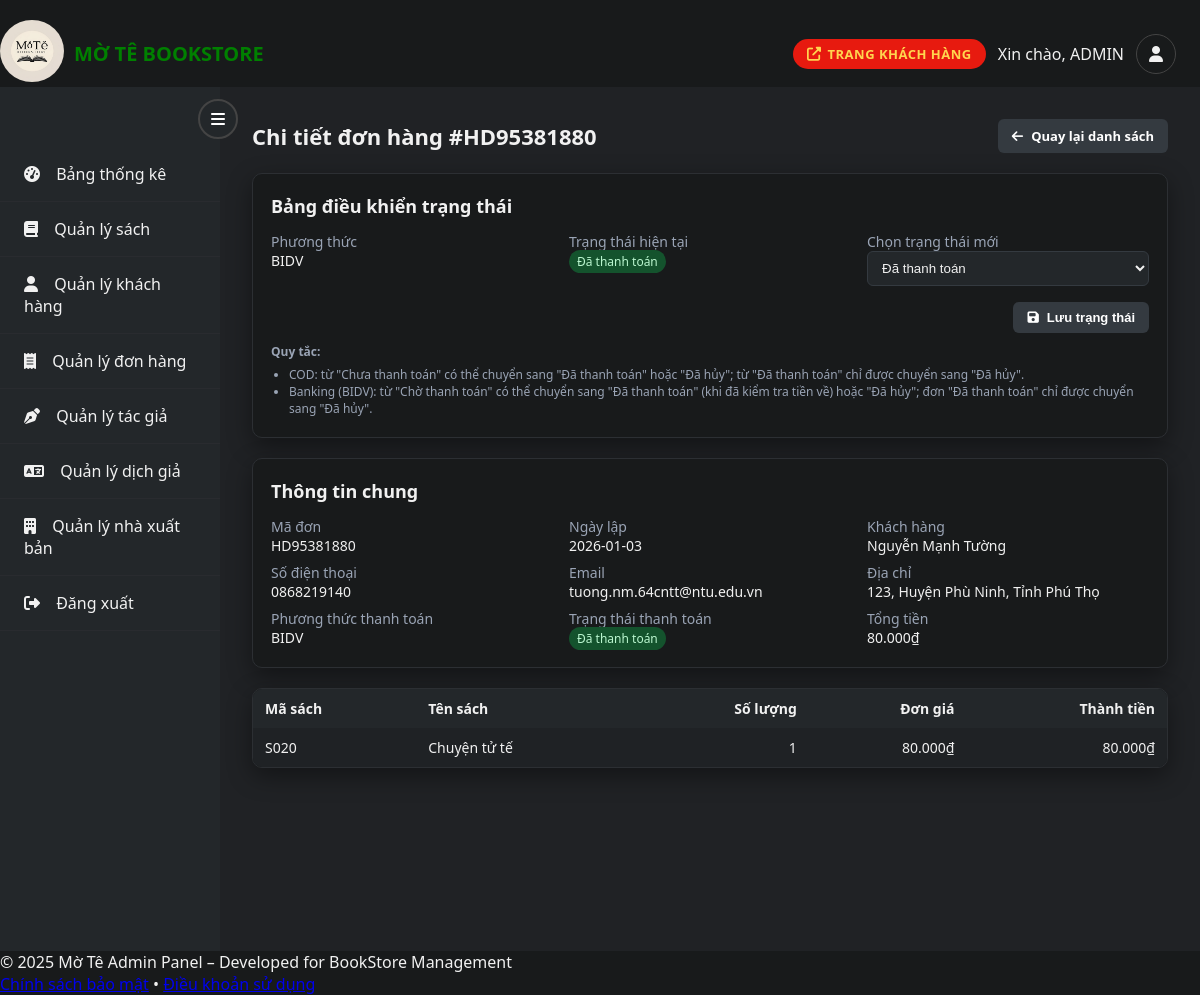
The app's page /admin/module/order/order_detail.php?id=HD95381880 (signed in) with its own data.
### tables this page shows
CREATE TABLE `hoa_don` (
  `MaHD` varchar(10) NOT NULL,
  `NgayLapHD` date NOT NULL,
  `MaKH` varchar(10) DEFAULT NULL,
  `MaNhanVien` varchar(10) DEFAULT NULL,
  `TongTien` decimal(12,2) NOT NULL DEFAULT 0.00,
  `PhuongThucThanhToan` varchar(50) DEFAULT 'COD',
  `TrangThaiThanhToan` varchar(20) DEFAULT 'ChuaThanhToan',
  `MaGiaoDichNganHang` varchar(100) DEFAULT NULL
);

CREATE TABLE `khach_hang` (
  `MaKH` varchar(10) NOT NULL,
  `HoTenKH` varchar(150) NOT NULL,
  `DiaChi` varchar(255) DEFAULT NULL,
  `SoDienThoai` varchar(20) DEFAULT NULL,
  `Email` varchar(100) DEFAULT NULL,
  `PasswordHash` varchar(255) NOT NULL,
  `Avatar` varchar(255) DEFAULT NULL
);

CREATE TABLE `chi_tiet_hoa_don` (
  `MaHD` varchar(10) NOT NULL,
  `MaSach` varchar(10) NOT NULL,
  `SoLuongBan` int(11) NOT NULL,
  `DonGiaBan` decimal(10,2) NOT NULL,
  `ThanhTien` decimal(12,2) NOT NULL
);

CREATE TABLE `sach` (
  `MaSach` varchar(10) NOT NULL,
  `TenSach` varchar(255) NOT NULL,
  `MaTacGia` varchar(10) DEFAULT NULL,
  `MaTheLoai` varchar(10) DEFAULT NULL,
  `MaNXB` varchar(10) DEFAULT NULL,
  `DonGiaNhap` decimal(10,2) DEFAULT NULL,
  `DonGiaBan` decimal(10,2) NOT NULL,
  `NamXuatBan` year(4) DEFAULT NULL,
  `SoLuongTon` int(11) DEFAULT 0,
  `MoTa` text DEFAULT NULL,
  `KichThuoc` varchar(50) DEFAULT NULL,
  `SoTrang` int(11) DEFAULT NULL,
  `Anh` varchar(255) DEFAULT NULL
);

### admin/module/order/order_detail.php (the view, shortened to what this page needs)
<?php
require_once __DIR__ . '/../../../connected.php';
$maHD = $_GET['id'];
$maHD_safe = mysqli_real_escape_string($conn, $maHD);
$sql_order = "SELECT h.MaHD, h.NgayLapHD, h.TongTien, h.PhuongThucThanhToan, h.TrangThaiThanhToan,
					 h.MaKH, k.HoTenKH, k.DiaChi, k.SoDienThoai, k.Email
			  FROM hoa_don h
			  LEFT JOIN khach_hang k ON h.MaKH = k.MaKH
			  WHERE h.MaHD = '$maHD_safe'
			  LIMIT 1";
$order_res = mysqli_query($conn, $sql_order);
$order = mysqli_fetch_assoc($order_res);
$items = [];
$sql_items = "SELECT c.MaSach, c.SoLuongBan, c.DonGiaBan, c.ThanhTien, s.TenSach
			  FROM chi_tiet_hoa_don c
			  LEFT JOIN sach s ON c.MaSach = s.MaSach
			  WHERE c.MaHD = '$maHD_safe'";
if ($res_it = mysqli_query($conn, $sql_items)) {
    while ($row = mysqli_fetch_assoc($res_it)) {
        $items[] = $row;
    }
}
function render_payment_status_detail(string $statusRaw): string
{
    $st = strtoupper(trim($statusRaw));
    if ($st === 'DATHANHTOAN' || $st === 'DA THANHTOAN') {
        return 'Đã thanh toán';
    }
    return htmlspecialchars($statusRaw, ENT_QUOTES, 'UTF-8');
}
function normalize_status_key(string $statusRaw): ?string
{
    $st = strtoupper(trim($statusRaw));
    if ($st === 'DATHANHTOAN' || $st === 'DA THANHTOAN') {
        return 'DaThanhToan';
    }
    return null;
}
function get_allowed_status_keys(string $methodUpper, string $statusUpper): array
{
    $isPaid = ($statusUpper === 'DATHANHTOAN' || $statusUpper === 'DA THANHTOAN');
    $isPending = ($statusUpper === 'CHOTHANHTOAN' || $statusUpper === 'CHO THANHTOAN');
    $isUnpaid = ($statusUpper === 'CHUATHANHTOAN' || $statusUpper === 'CHUA THANHTOAN');
    $isCanceled = ($statusUpper === 'HUY');
    $allowed = [];
    if ($methodUpper === 'BIDV') {
        if ($isPending || $isUnpaid) {
            $allowed = ['ChoThanhToan', 'DaThanhToan', 'Huy'];
        } elseif ($isPaid) {
            $allowed = ['DaThanhToan', 'Huy'];
        } elseif ($isCanceled) {
            $allowed = ['Huy'];
        } else {
            $allowed = ['ChoThanhToan', 'DaThanhToan', 'Huy'];
        }
    }
    return array_values(array_unique($allowed));
}
$statusLabels = [
    'ChuaThanhToan' => 'Chưa thanh toán',
    'ChoThanhToan' => 'Chờ thanh toán',
    'DaThanhToan' => 'Đã thanh toán',
    'Huy' => 'Đã hủy',
];
$methodUpper = strtoupper($order['PhuongThucThanhToan'] ?? '');
$statusUpper = strtoupper(trim($order['TrangThaiThanhToan'] ?? ''));
$currentKey = normalize_status_key($order['TrangThaiThanhToan'] ?? '') ?? 'ChuaThanhToan';
$allowedStatusKeys = get_allowed_status_keys($methodUpper, $statusUpper);
?>
<!DOCTYPE html>
<html lang="vi">
<head>
    <link rel="stylesheet" href="https://cdnjs.cloudflare.com/ajax/libs/font-awesome/6.4.2/css/all.min.css" />
</head>
<body>
    <?php include __DIR__ . '/../../layout/header.php'; ?>
    <div class="admin-container">
        <?php include __DIR__ . '/../../partials/sidebar.php'; ?>
        <main class="main-content">
            <div class="page-header">
                <div>
                    <h1>Chi tiết đơn hàng #<?php echo htmlspecialchars($order['MaHD'], ENT_QUOTES, 'UTF-8'); ?></h1>
                </div>
                <a class="btn btn-secondary" href="order.php"><i class="fas fa-arrow-left"></i> Quay lại danh sách</a>
            </div>
            <?php
            $raw = $order['TrangThaiThanhToan'] ?? '';
            $label = render_payment_status_detail($raw);
            $cls = 'badge-status-unpaid';
            $upper = strtoupper(trim($raw));
            if ($upper === 'DATHANHTOAN' || $upper === 'DA THANHTOAN') {
                $cls = 'badge-status-paid';
            } elseif ($upper === 'CHOTHANHTOAN' || $upper === 'CHO THANHTOAN') {
                $cls = 'badge-status-pending';
            } elseif ($upper === 'HUY') {
                $cls = 'badge-status-cancel';
            }
            $pm = strtoupper($order['PhuongThucThanhToan'] ?? '');
            if ($pm === 'COD') {
                $pm_label = 'COD';
            } elseif ($pm === 'BIDV') {
                $pm_label = 'BIDV';
            } else {
                $pm_label = htmlspecialchars($order['PhuongThucThanhToan'], ENT_QUOTES, 'UTF-8');
            }
            ?>
            <div class="card">
                <h2>Bảng điều khiển trạng thái</h2>
                <form method="post" autocomplete="off">
                    <div class="info-grid">
                        <div>
                            <div class="info-label">Phương thức</div>
                            <div><?php echo $pm_label; ?></div>
                        </div>
                        <div>
                            <div class="info-label">Trạng thái hiện tại</div>
                            <div><span class="badge-status <?php echo $cls; ?>"><?php echo $label; ?></span></div>
                        </div>
                        <div>
                            <div class="info-label">Chọn trạng thái mới</div>
                            <select name="TrangThaiThanhToan" style="width:100%;padding:8px 10px;border-radius:6px;border:1px solid #343a40;background:#23272a;color:#f1f1f1;">
                                <?php foreach ($allowedStatusKeys as $key): ?>
                                    <option value="<?php echo $key; ?>" <?php echo ($currentKey === $key) ? 'selected' : ''; ?>>
                                        <?php echo $statusLabels[$key]; ?>
                                    </option>
                                <?php endforeach; ?>
                            </select>
                        </div>
                    </div>
                    <div style="margin-top:16px; display:flex; justify-content:flex-end; gap:10px;">
                        <button type="submit" name="change_status" class="btn btn-secondary"><i class="fas fa-save"></i> Lưu trạng thái</button>
                    </div>
                    <div style="margin-top:10px; font-size:12px; color:#9aa4b5;">
                        <strong>Quy tắc:</strong>
                        <ul style="margin:6px 0 0 18px; padding:0; list-style:disc;">
                            <li>COD: từ "Chưa thanh toán" có thể chuyển sang "Đã thanh toán" hoặc "Đã hủy"; từ "Đã thanh toán" chỉ được chuyển sang "Đã hủy".</li>
                            <li>Banking (BIDV): từ "Chờ thanh toán" có thể chuyển sang "Đã thanh toán" (khi đã kiểm tra tiền về) hoặc "Đã hủy"; đơn "Đã thanh toán" chỉ được chuyển sang "Đã hủy".</li>
                        </ul>
                    </div>
                </form>
            </div>
            <div class="card">
                <h2>Thông tin chung</h2>
                <div class="info-grid">
                    <div>
                        <div class="info-label">Mã đơn</div>
                        <div><?php echo htmlspecialchars($order['MaHD'], ENT_QUOTES, 'UTF-8'); ?></div>
                    </div>
                    <div>
                        <div class="info-label">Ngày lập</div>
                        <div><?php echo htmlspecialchars($order['NgayLapHD'], ENT_QUOTES, 'UTF-8'); ?></div>
                    </div>
                    <div>
                        <div class="info-label">Khách hàng</div>
                        <div><?php echo htmlspecialchars($order['HoTenKH'] ?? ('KH: ' . $order['MaKH']), ENT_QUOTES, 'UTF-8'); ?></div>
                    </div>
                    <div>
                        <div class="info-label">Số điện thoại</div>
                        <div><?php echo htmlspecialchars($order['SoDienThoai'] ?? '', ENT_QUOTES, 'UTF-8'); ?></div>
                    </div>
                    <div>
                        <div class="info-label">Email</div>
                        <div><?php echo htmlspecialchars($order['Email'] ?? '', ENT_QUOTES, 'UTF-8'); ?></div>
                    </div>
                    <div>
                        <div class="info-label">Địa chỉ</div>
                        <div><?php echo htmlspecialchars($order['DiaChi'] ?? '', ENT_QUOTES, 'UTF-8'); ?></div>
                    </div>
                    <div>
                        <div class="info-label">Phương thức thanh toán</div>
                        <div><?php echo $pm_label; ?></div>
                    </div>
                    <div>
                        <div class="info-label">Trạng thái thanh toán</div>
                        <div><span class="badge-status <?php echo $cls; ?>"><?php echo $label; ?></span></div>
                    </div>
                    <div>
                        <div class="info-label">Tổng tiền</div>
                        <div><?php echo number_format($order['TongTien'], 0, ',', '.'); ?>₫</div>
                    </div>
                </div>
            </div>
            <div class="table-wrap">
                <table>
                    <thead>
                        <tr>
                            <th>Mã sách</th>
                            <th>Tên sách</th>
                            <th class="text-right">Số lượng</th>
                            <th class="text-right">Đơn giá</th>
                            <th class="text-right">Thành tiền</th>
                        </tr>
                    </thead>
                    <tbody>
                        <?php if (empty($items)) : ?>
                            <tr>
                                <td colspan="5" style="text-align:center; padding:16px; color:#9aa4b5;">Đơn hàng không có chi tiết sản phẩm.</td>
                            </tr>
                        <?php else : ?>
                            <?php foreach ($items as $it) : ?>
                                <tr>
                                    <td><?php echo htmlspecialchars($it['MaSach'], ENT_QUOTES, 'UTF-8'); ?></td>
                                    <td><?php echo htmlspecialchars($it['TenSach'] ?? '', ENT_QUOTES, 'UTF-8'); ?></td>
                                    <td class="text-right"><?php echo (int)$it['SoLuongBan']; ?></td>
                                    <td class="text-right"><?php echo number_format($it['DonGiaBan'], 0, ',', '.'); ?>₫</td>
                                    <td class="text-right"><?php echo number_format($it['ThanhTien'], 0, ',', '.'); ?>₫</td>
                                </tr>
                            <?php endforeach; ?>
                        <?php endif; ?>
                    </tbody>
                </table>
            </div>
        </main>
    </div>
    <?php include __DIR__ . '/../../layout/footer.php'; ?>
</body>
</html>

### admin/module/order/order_detail.php (style rules this page uses)
body { margin: 0; font-family: 'Segoe UI', Arial, sans-serif; background: #181a1b; color: #f1f1f1; }
.admin-container { display: flex; min-height: 100vh; }
.main-content { flex: 1; padding: 32px; background: #202225; min-height: 100vh; }
.page-header { display: flex; justify-content: space-between; align-items: center; gap: 12px; margin-bottom: 20px; }
.page-header h1 { margin: 0; font-size: 22px; }
.btn { display: inline-flex; align-items: center; gap: 8px; border: none; padding: 8px 14px; border-radius: 6px; cursor: pointer; font-weight: 600; text-decoration: none; transition: background 0.2s, transform 0.1s; font-size: 13px; }
.btn-secondary { background: #343a40; color: #fff; }
.card { background: #181a1b; border: 1px solid #2c2f33; border-radius: 10px; padding: 20px 18px; margin-bottom: 20px; box-shadow: 0 8px 24px rgba(0, 0, 0, 0.4); }
.card h2 { font-size: 18px; margin-top: 0; margin-bottom: 14px; }
.info-grid { display: grid; grid-template-columns: repeat(auto-fit, minmax(220px, 1fr)); gap: 8px 16px; font-size: 14px; }
.info-label { color: #9aa4b5; }
.table-wrap { background: #181a1b; border: 1px solid #2c2f33; border-radius: 10px; overflow: hidden; box-shadow: 0 8px 24px rgba(0, 0, 0, 0.4); }
table { width: 100%; border-collapse: collapse; color: #f1f1f1; }
thead { background: #23272a; }
th, td { padding: 10px 12px; text-align: left; font-size: 14px; }
th { font-weight: 700; }
tbody tr:nth-child(odd) { background: #1f2225; }
.text-right { text-align: right; }
.badge-status { font-size: 12px; padding: 3px 8px; border-radius: 999px; }
.badge-status-paid { background: #14532d; color: #bbf7d0; }

### records on screen
hoa_don: MaHD "HD95381880", PhuongThucThanhToan "BIDV", TrangThaiThanhToan "Đã thanh toán", NgayLapHD "2026-01-03", MaKH.HoTenKH "Nguyễn Mạnh Tường", MaKH.SoDienThoai "0868219140", MaKH.Email "tuong.nm.64cntt@ntu.edu.vn", MaKH.DiaChi "123, Huyện Phù Ninh, Tỉnh Phú Thọ", TongTien "80.000"
chi_tiet_hoa_don: MaSach "S020", MaSach.TenSach "Chuyện tử tế", SoLuongBan "1", DonGiaBan "80.000", ThanhTien "80.000"

### other values on screen
$admin_name "ADMIN"
